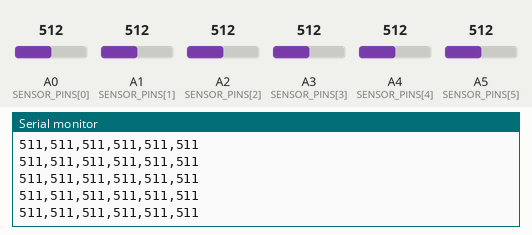
A sketch run on a simulated Arduino Uno, built with avr-gcc and run on an emulated ATmega328P. Parts: the last lines printed to the serial monitor. Inputs (shaded band) come from the test bench; at power-on: A0 (SENSOR_PINS[0]) = 512, A1 (SENSOR_PINS[1]) = 512, A2 (SENSOR_PINS[2]) = 512, A3 (SENSOR_PINS[3]) = 512, A4 (SENSOR_PINS[4]) = 512, A5 (SENSOR_PINS[5]) = 512.

Above: at 2.8 s.
2.9 s: A0 (SENSOR_PINS[0]) set to 105
At 5.05 s:
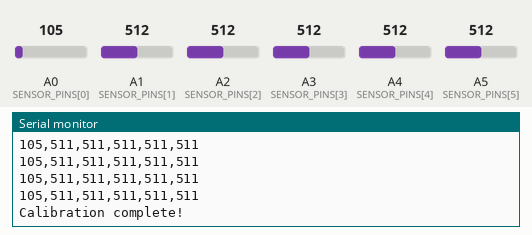
5.9 s: A0 (SENSOR_PINS[0]) set to 95
At 5.91 s:
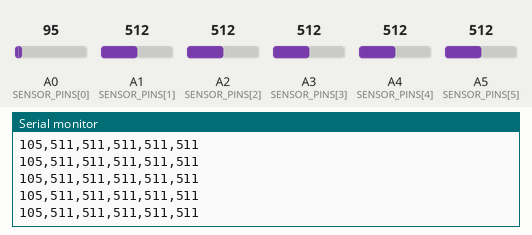
Timing chart, 0 to 8.9 s (numbered marks = the images above; inputs shaded):
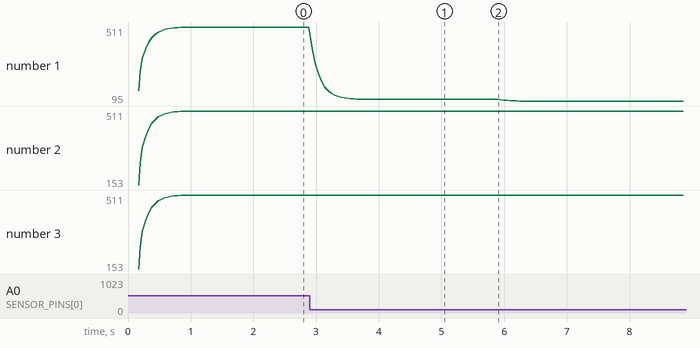

Measured:
- the behaviour switches between 100 and 99 on A0 (SENSOR_PINS[0]) (found by bisection; images 1 and 2)
- after the input at 2.9 s, the serial monitor: prints a new line at once (image 1)
- plotted number 1: 511 → 105 after the input at 2.9 s, 105 → 95 after the input at 5.9 s

The sketch:

ForceSensor.ino
```cpp
/*
 * Force Sensor Array Example for Unity
 *
 * This Arduino sketch reads from 6 force sensors (FSRs) and sends the data
 * to Unity via serial communication.
 *
 * Hardware Setup:
 * - Connect 6 FSRs to analog pins A0-A5
 * - Connect pull-down resistors (10kΩ) from each analog pin to GND
 * - Connect the other end of each FSR to 5V
 *
 * Data Format:
 * Sends comma-separated values: "sensor1,sensor2,sensor3,sensor4,sensor5,sensor6"
 * Example: "1023,512,0,256,768,1023"
 *
 * Unity expects 10-bit ADC values (0-1023)
 */

// Pin definitions for the 6 force sensors
const int SENSOR_PINS[6] = {A0, A1, A2, A3, A4, A5};

// Sensor data array
int sensorValues[6] = {0, 0, 0, 0, 0, 0};

// Timing variables
unsigned long lastReadTime = 0;
const unsigned long READ_INTERVAL = 50; // Read sensors every 50ms (20Hz)

// Smoothing variables
float smoothedValues[6] = {0, 0, 0, 0, 0, 0};
const float SMOOTHING_FACTOR = 0.7; // Higher = more smoothing

// Calibration variables
int sensorMin[6] = {1023, 1023, 1023, 1023, 1023, 1023};
int sensorMax[6] = {0, 0, 0, 0, 0, 0};
bool isCalibrating = false;
unsigned long calibrationStartTime = 0;
const unsigned long CALIBRATION_DURATION = 5000; // 5 seconds

void setup() {
  // Initialize serial communication
  Serial.begin(9600);

  // Wait for serial connection
  while (!Serial) {
    delay(10);
  }

  // Initialize sensor pins
  for (int i = 0; i < 6; i++) {
    pinMode(SENSOR_PINS[i], INPUT);
  }

  // Send startup message
  Serial.println("Force Sensor Array Ready");
  Serial.println("Commands: 'calibrate' - start calibration, 'status' - show status");

  // Start calibration
  startCalibration();
}

void loop() {
  // Check for serial commands
  if (Serial.available() > 0) {
    String command = Serial.readStringUntil('\n');
    command.trim();
    handleCommand(command);
  }

  // Read sensors at specified interval
  if (millis() - lastReadTime >= READ_INTERVAL) {
    readSensors();
    sendSensorData();
    lastReadTime = millis();
  }

  // Handle calibration
  if (isCalibrating) {
    handleCalibration();
  }
}

void readSensors() {
  for (int i = 0; i < 6; i++) {
    // Read raw sensor value
    int rawValue = analogRead(SENSOR_PINS[i]);

    // Apply smoothing
    smoothedValues[i] = (SMOOTHING_FACTOR * smoothedValues[i]) +
                       ((1.0 - SMOOTHING_FACTOR) * rawValue);

    // Store the smoothed value
    sensorValues[i] = (int)smoothedValues[i];

    // Update calibration values if not calibrating
    if (!isCalibrating) {
      if (sensorValues[i] < sensorMin[i]) {
        sensorMin[i] = sensorValues[i];
      }
      if (sensorValues[i] > sensorMax[i]) {
        sensorMax[i] = sensorValues[i];
      }
    }
  }
}

void sendSensorData() {
  // Send comma-separated values
  for (int i = 0; i < 6; i++) {
    Serial.print(sensorValues[i]);
    if (i < 5) {
      Serial.print(",");
    }
  }
  Serial.println(); // End of line
}

void handleCommand(String command) {
  if (command.equals("calibrate")) {
    startCalibration();
  }
  else if (command.equals("status")) {
    sendStatus();
  }
  else if (command.equals("reset")) {
    resetCalibration();
  }
  else if (command.equals("help")) {
    sendHelp();
  }
  else {
    Serial.println("Unknown command: " + command);
  }
}

void startCalibration() {
  isCalibrating = true;
  calibrationStartTime = millis();

  // Reset calibration values
  for (int i = 0; i < 6; i++) {
    sensorMin[i] = 1023;
    sensorMax[i] = 0;
  }

  Serial.println("Calibration started. Apply pressure to all sensors for 5 seconds...");
}

void handleCalibration() {
  if (millis() - calibrationStartTime >= CALIBRATION_DURATION) {
    isCalibrating = false;
    Serial.println("Calibration complete!");
    sendStatus();
  }
  else {
    // During calibration, update min/max values
    for (int i = 0; i < 6; i++) {
      if (sensorValues[i] < sensorMin[i]) {
        sensorMin[i] = sensorValues[i];
      }
      if (sensorValues[i] > sensorMax[i]) {
        sensorMax[i] = sensorValues[i];
      }
    }
  }
}

void sendStatus() {
  Serial.println("=== Sensor Status ===");
  for (int i = 0; i < 6; i++) {
    Serial.print("Sensor ");
    Serial.print(i);
    Serial.print(": ");
    Serial.print(sensorValues[i]);
    Serial.print(" (Min: ");
    Serial.print(sensorMin[i]);
    Serial.print(", Max: ");
    Serial.print(sensorMax[i]);
    Serial.println(")");
  }
  Serial.println("===================");
}

void resetCalibration() {
  for (int i = 0; i < 6; i++) {
    sensorMin[i] = 1023;
    sensorMax[i] = 0;
  }
  Serial.println("Calibration reset");
}

void sendHelp() {
  Serial.println("=== Available Commands ===");
  Serial.println("calibrate - Start sensor calibration");
  Serial.println("status - Show current sensor status");
  Serial.println("reset - Reset calibration values");
  Serial.println("help - Show this help message");
  Serial.println("==========================");
}

// Optional: Add LED feedback for calibration
void updateCalibrationLED() {
  if (isCalibrating) {
    // Blink LED during calibration
    digitalWrite(LED_BUILTIN, (millis() / 500) % 2);
  } else {
    // Solid LED when ready
    digitalWrite(LED_BUILTIN, HIGH);
  }
}
```
